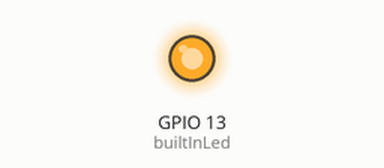
The sketch below on a simulated ESP32. On the bench: output pins drawn as LEDs (lit = HIGH). WiFi joins after 1.5 s; servers stay silent unless stated.

Above: at 0.1 s.
At 1.9 s:
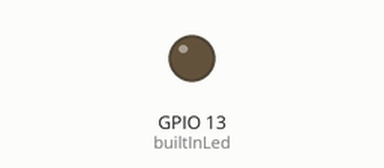
Timing chart, 0 to 3.4 s (numbered marks = the images above):
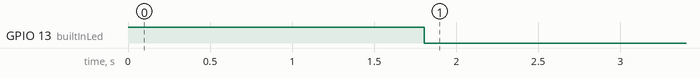

The sketch:

joystick.ino
```cpp
/*
 * HelenaBot - code for the joystick (ESP32)
 *
 * Felipe Kühne - fkuhne@gmail.com
 *
 * 30/08/2018
 */

/*
 * Generated here:
 * https://examples.blynk.cc/?board=Arduino%20Nano&shield=HM10%20or%20HC08&example=Widgets%2FJoystickTwoAxis&auth=3e4d303c46524e0e96efca065804b527
 */

/*************************************************************
  Download latest Blynk library here:
    https://github.com/blynkkk/blynk-library/releases/latest

  Blynk is a platform with iOS and Android apps to control
  Arduino, Raspberry Pi and the likes over the Internet.
  You can easily build graphic interfaces for all your
  projects by simply dragging and dropping widgets.

    Downloads, docs, tutorials: http://www.blynk.cc
    Sketch generator:           http://examples.blynk.cc
    Blynk community:            http://community.blynk.cc
    Follow us:                  http://www.fb.com/blynkapp
                                http://twitter.com/blynk_app

  Blynk library is licensed under MIT license
  This example code is in public domain.

 *************************************************************/

//#define BLYNK_PRINT Serial
#include <WiFi.h>
#include <WiFiClient.h>
#include <BlynkSimpleEsp32.h>

HardwareSerial Serial1(2);

const int serialFrameSize = 11;
unsigned long timeReceived = 0; /* records when the last vlaid frame has been received. */
int receivedX = 512;
int receivedY = 512;
bool newData = false;

// You should get Auth Token in the Blynk App.
// Go to the Project Settings (nut icon).
char auth[] = "2027d42aad2948a4b2a08f317886a9a8";

// Your WiFi credentials.
// Set password to "" for open networks.
char ssid[] = "Mini maker Faire";
char pass[] = "maker1234";

SimpleTimer timer;
WidgetLED connectionLed(V2);
const int builtInLed = 13;

/* Callback for joystick. */
BLYNK_WRITE(V1)
{
  receivedX = param[0].asInt();
  receivedY = param[1].asInt();
}

void toggleConnectionLed()
{
  if(connectionLed.getValue()) connectionLed.off();
  else connectionLed.on();
}

void setup()
{
  //Serial.begin(9600);
  pinMode(builtInLed, OUTPUT);
  digitalWrite(builtInLed, HIGH);

  /* For cloud Blynk server. */
  Blynk.begin(auth, ssid, pass);

  /* For local Blynk server - none of them worked. :( */
  //Blynk.begin(auth, "GVT-A339", "0073162810", IPAddress(169,254,68,130), 8080);
  //Blynk.begin(auth, "GVT-A339", "0073162810", IPAddress(192,168,25,179), 8080);

  connectionLed.off();

  if(Blynk.connected()) digitalWrite(builtInLed, LOW);

  timer.setInterval(1000, toggleConnectionLed);

  /* Serial port from pins 16 and 17. */
  Serial1.begin(9600);
  delay(1000);
}

void loop()
{
  Blynk.run();
  //timer.run();

  unsigned long timeNow = millis();
  if(timeNow - timeReceived > 100)
  {
    timeReceived = millis();
    char sendBuffer[serialFrameSize+1];
    memset(sendBuffer, 0, serialFrameSize+1);

    /* Format the numbers with four digits, so we can fix the frame size that
     *   will be transmitted. */
    snprintf(sendBuffer, serialFrameSize, "%04d,%04d\n", receivedX, receivedY);
    Serial1.print(sendBuffer);
    //Serial1.flush();

    //Serial.print(sendBuffer);
  }
}
```
